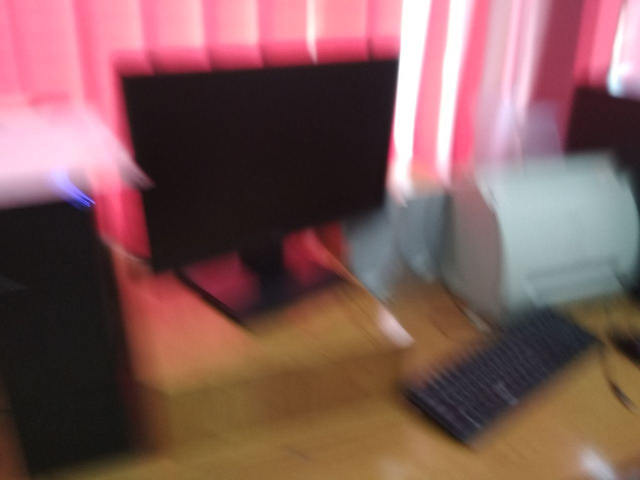
#> input picture Drone 2 Main/images/photo_2019-10-04_13-25-40.jpg, 1280 x 960 px (shown at 1/2 size); its folder holds 4 pictures in this run
$ python main.py   (older library calls are emulated)
#> lines starting #> are read from the running program, lines starting #| are printed output that depends on the picture; long printed decimals are rounded
from os import listdir
import os
import cv2

import numpy as np
pictures_num = 3 #int(input("Введіть число фотографій для однієї ділянки:"))

params = list()
final = "final/" # path to save images
i = 0
try:
    os.mkdir("final")
except OSError:
    print ("Creation of the directory %s failed" % "path")
else:
    print ("Successfully created the directory %s " % "path")

for path_to_file in listdir("images"):
    img = cv2.imread("images/" + path_to_file, cv2.IMREAD_GRAYSCALE)
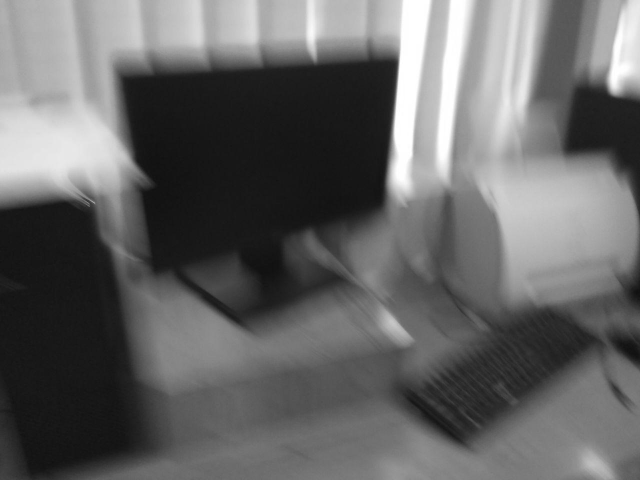
#> img: shape (960, 1280) (shown at 1/2 size); min 15, max 255, mean 101.6
    laplacian_var = cv2.Laplacian(img, cv2.CV_64F).var()
#> laplacian_var = 5.68

    params.append((laplacian_var, path_to_file, img))
    print(path_to_file, laplacian_var)
#| photo_2019-10-04_13-25-40.jpg 5.681
    if laplacian_var < 5:
        print("Image blurry")
        print()
    #cv2.imshow("Img", img)

    i += 1
    if i is pictures_num:
        best_picture = max(params)  # laplacian_var, name
        print("The winner:", best_picture[1], best_picture[0], type(best_picture[2]))
        # cv2.imshow("Img", cv2.imread("images/" + best_picture[1], cv2.IMREAD_GRAYSCALE))  # showing the best picture
        i = 0
        params = list()
        image_to_save = img = cv2.imread("images/" + best_picture[1])
 #       image_to_save.save()
        cv2.imwrite(final+best_picture[1], image_to_save)
#> pass 2 of the loop `for path_to_file in listdir("images"):`:
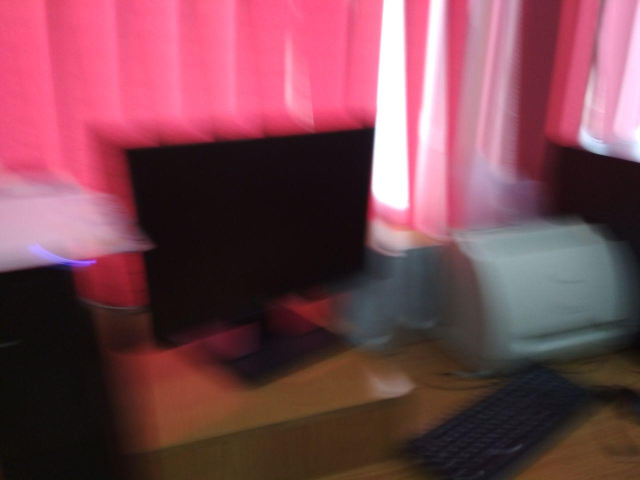
#> input picture Drone 2 Main/images/photo_2019-10-04_13-25-41.jpg, 1280 x 960 px (shown at 1/2 size)
#> `img = cv2.imread("images/" + path_to_file, cv2.IMREAD_GRAYSCALE)`:
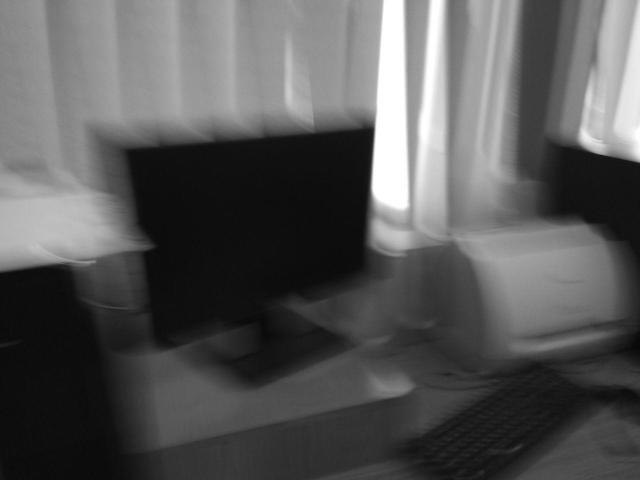
#> img: shape (960, 1280) (shown at 1/2 size); min 6, max 255, mean 87.7
#> laplacian_var = 5.06
#| photo_2019-10-04_13-25-41.jpg 5.058
#> pass 3 of the loop `for path_to_file in listdir("images"):`:
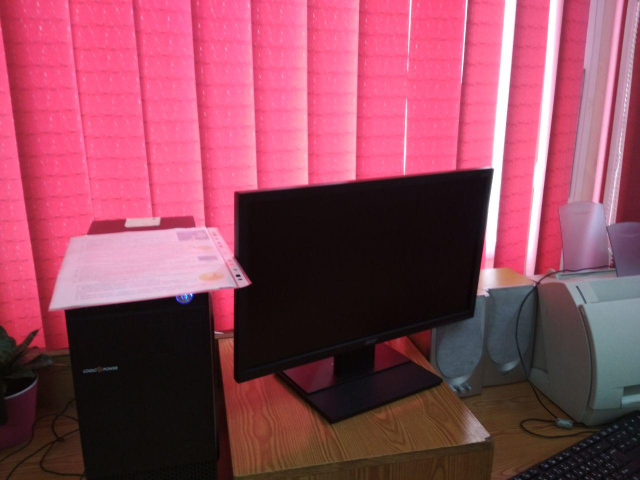
#> input picture Drone 2 Main/images/photo_2019-10-04_13-25-42.jpg, 1280 x 960 px (shown at 1/2 size)
#> `img = cv2.imread("images/" + path_to_file, cv2.IMREAD_GRAYSCALE)`:
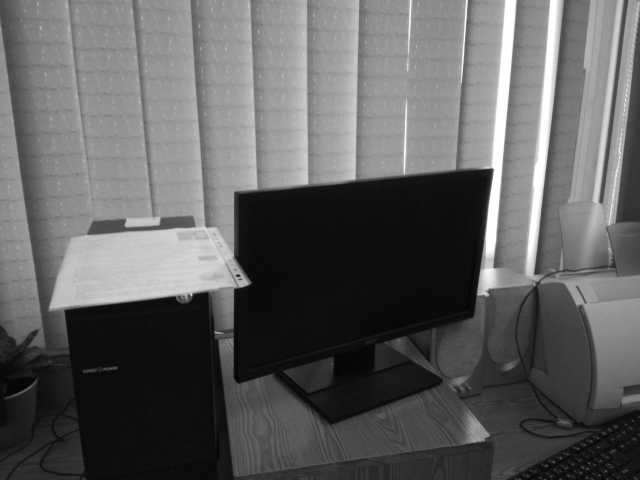
#> img: shape (960, 1280) (shown at 1/2 size); min 0, max 255, mean 95.8
#> laplacian_var = 51.8
#| photo_2019-10-04_13-25-42.jpg 51.800
#| The winner: photo_2019-10-04_13-25-42.jpg 51.800 <class 'numpy.ndarray'>
#> image_to_save is the input picture: shape (960, 1280, 3); mean B, G, R 90.8, 71.8, 144.4
#> the loop made 4 passes; the first 3 are shown

def panorama():
    images = []
#> images = []
    for path_to_file in listdir(final):
        img = cv2.imread(final+path_to_file, cv2.IMREAD_COLOR)
        # img = cv2.resize(img,dim,interpolation = cv2.INTER_AREA)
        images.append(img)
    # stitcher = cv2.createStitcher()\n",
    stitcher = cv2.Stitcher.create()
    ret, pano = stitcher.stitch(images)

    if ret == cv2.STITCHER_OK:
        cv2.imshow('Panorama', pano)
        cv2.waitKey()
        cv2.destroyAllWindows()
    else:
        print("Error during Stitching", ret)
# todo save
panorama()
cv2.waitKey(0)
cv2.destroyAllWindows()
